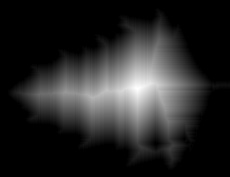
#> input picture Extra Images/Edited Leaf.jpg, 230 x 177 px, found by its file name
$ python Rotation.py
#> lines starting #> are read from the running program, lines starting #| are printed output that depends on the picture
# import the necessary packages
import numpy
import imutils
import cv2
import os

# load the image from disk
image = cv2.imread('Edited Leaf.jpg')
#> image is the input picture: shape (177, 230, 3); min 0, max 255, mean 38.8

if not os.path.exists('Rotated'):
    os.mkdir('Rotated')

# loop over the rotation angles again, this time ensuring
# no part of the image is cut off
for angle in numpy.arange(0, 360, 15):
    rotated = imutils.rotate_bound(image, angle)
    cv2.imshow("Rotated (Correct)", rotated)
    cv2.imwrite('Rotated\\' + str(angle) + '.jpg', rotated)
    cv2.waitKey(100)
#> this loop made 24 passes
#> pass 2, `rotated = imutils.rotate_bound(image, angle)`:
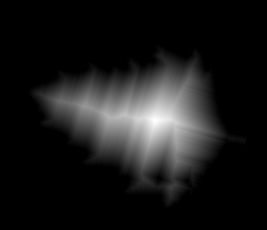
#> rotated: shape (230, 267, 3); min 0, max 254, mean 25.7
#> pass 3, `rotated = imutils.rotate_bound(image, angle)`:
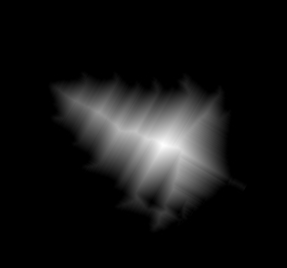
#> rotated: shape (268, 287, 3); min 0, max 254, mean 20.6

$ run again, with Extra Images/EditedTestLeaves - Copy.jpg copied over Extra Images/Edited Leaf.jpg
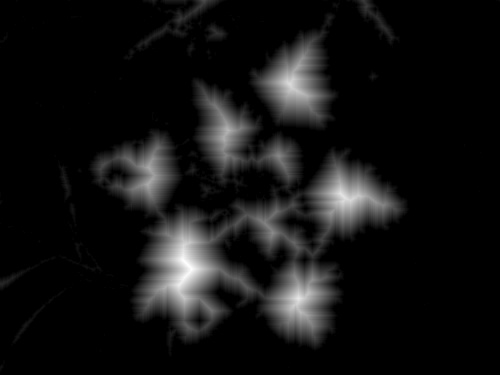
#> input picture Extra Images/EditedTestLeaves - Copy.jpg, 500 x 375 px, found by its file name
#> image is the input picture: shape (375, 500, 3); min 0, max 255, mean 19
#> the loop `for angle in numpy.arange(0, 360, 15):` made 24 passes
#> pass 2, `rotated = imutils.rotate_bound(image, angle)`:
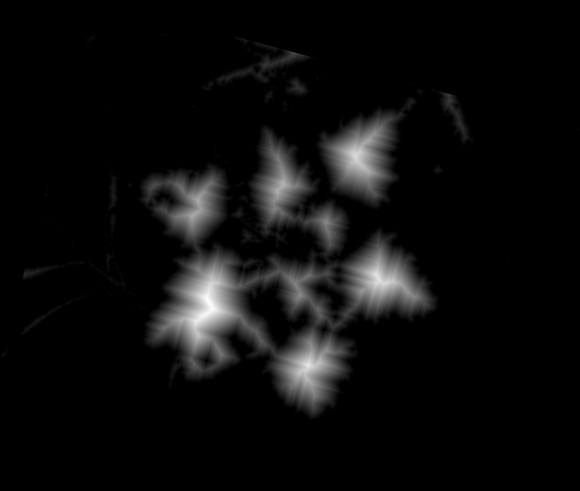
#> rotated: shape (491, 580, 3); min 0, max 254, mean 12.5
#> pass 3, `rotated = imutils.rotate_bound(image, angle)`:
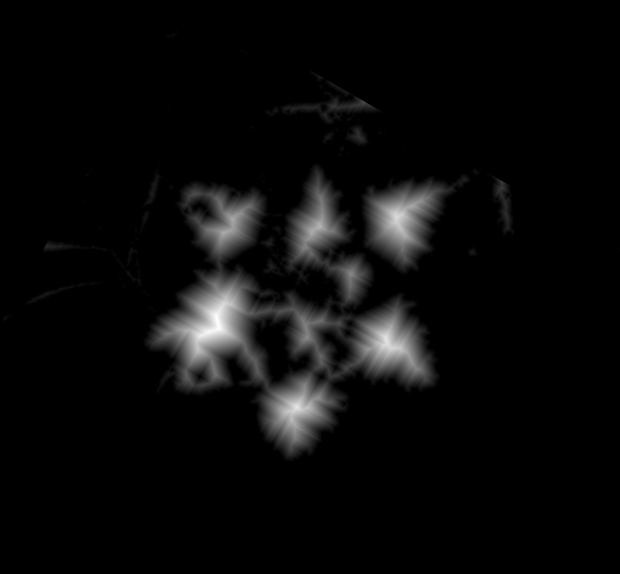
#> rotated: shape (574, 620, 3); min 0, max 254, mean 10
